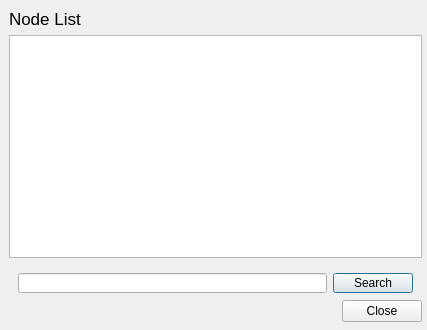
<?xml version="1.0" encoding="UTF-8"?>
<ui version="4.0">
 <class>NodeListDialog</class>
 <widget class="QDialog" name="NodeListDialog">
  <property name="geometry">
   <rect>
    <x>0</x>
    <y>0</y>
    <width>427</width>
    <height>330</height>
   </rect>
  </property>
  <property name="windowTitle">
   <string>Node List</string>
  </property>
  <widget class="QFrame" name="verticalFrame">
   <property name="geometry">
    <rect>
     <x>0</x>
     <y>0</y>
     <width>431</width>
     <height>331</height>
    </rect>
   </property>
   <property name="sizePolicy">
    <sizepolicy hsizetype="Maximum" vsizetype="Maximum">
     <horstretch>0</horstretch>
     <verstretch>0</verstretch>
    </sizepolicy>
   </property>
   <layout class="QVBoxLayout" name="verticalLayout">
    <item>
     <widget class="QLabel" name="label_2">
      <property name="font">
       <font>
        <pointsize>13</pointsize>
       </font>
      </property>
      <property name="text">
       <string>Node List</string>
      </property>
     </widget>
    </item>
    <item>
     <widget class="QListWidget" name="listWidget"/>
    </item>
    <item>
     <widget class="QWidget" name="horizontalWidget" native="true">
      <property name="minimumSize">
       <size>
        <width>0</width>
        <height>0</height>
       </size>
      </property>
      <property name="maximumSize">
       <size>
        <width>16777215</width>
        <height>30</height>
       </size>
      </property>
      <layout class="QHBoxLayout" name="horizontalLayout">
       <item>
        <widget class="QLineEdit" name="lineEdit">
         <property name="minimumSize">
          <size>
           <width>0</width>
           <height>20</height>
          </size>
         </property>
        </widget>
       </item>
       <item>
        <widget class="QPushButton" name="pushButton">
         <property name="minimumSize">
          <size>
           <width>0</width>
           <height>20</height>
          </size>
         </property>
         <property name="text">
          <string>Search</string>
         </property>
        </widget>
       </item>
      </layout>
     </widget>
    </item>
    <item>
     <widget class="QDialogButtonBox" name="buttonBox">
      <property name="orientation">
       <enum>Qt::Horizontal</enum>
      </property>
      <property name="standardButtons">
       <set>QDialogButtonBox::Close</set>
      </property>
     </widget>
    </item>
   </layout>
  </widget>
 </widget>
 <resources/>
 <connections/>
</ui>
